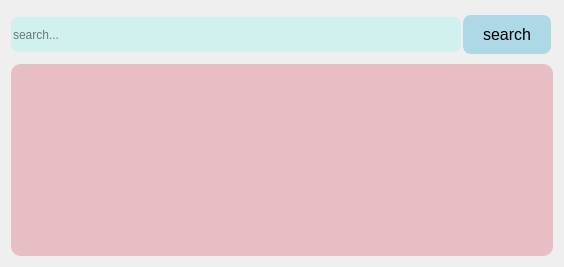
             <widget class="QWidget" name="tab_2">
              <attribute name="title">
               <string>working</string>
              </attribute>
              <layout class="QVBoxLayout" name="verticalLayout_3">
               <item>
                <layout class="QHBoxLayout" name="binsearchholder_4">
                 <property name="spacing">
                  <number>0</number>
                 </property>
                 <item>
                  <widget class="QLineEdit" name="doctorsavailablity_tabworking_searchentry">
                   <property name="minimumSize">
                    <size>
                     <width>450</width>
                     <height>35</height>
                    </size>
                   </property>
                   <property name="styleSheet">
                    <string notr="true">background-color: rgb(209, 241, 239);
border-radius: 7px</string>
                   </property>
                   <property name="text">
                    <string/>
                   </property>
                   <property name="placeholderText">
                    <string>search...</string>
                   </property>
                   <property name="clearButtonEnabled">
                    <bool>true</bool>
                   </property>
                  </widget>
                 </item>
                 <item>
                  <widget class="QPushButton" name="doctorsavailablity_tabworking_searchbutton">
                   <property name="cursor">
                    <cursorShape>PointingHandCursor</cursorShape>
                   </property>
                   <property name="styleSheet">
                    <string notr="true">QPushButton {
    background-color: lightblue; /* light blue background */
    color: black; /* black text */
    border: none;
    padding: 10px 20px; /* Padding for the button */
    font-size: 16px; /* Font size */
    margin: 4px 2px;
    border-radius: 8px; /* Rounded corners */
}

/* Optional: Change the button appearance on hover */
QPushButton:hover {
    background-color: rgb(93, 173, 229); /* Darker light blue on hover */
}

QPushButton:clicked {
	background-color: rgb(186, 235, 207):
}</string>
                   </property>
                   <property name="text">
                    <string>search</string>
                   </property>
                   <property name="checkable">
                    <bool>true</bool>
                   </property>
                   <property name="checked">
                    <bool>false</bool>
                   </property>
                   <property name="autoExclusive">
                    <bool>true</bool>
                   </property>
                  </widget>
                 </item>
                </layout>
               </item>
               <item>
                <widget class="QTableWidget" name="doctorsavailablity_tabworking_searchview">
                 <property name="styleSheet">
                  <string notr="true">background-color: rgb(230, 190, 196);
border-radius: 10px;gg</string>
                 </property>
                </widget>
               </item>
              </layout>
             </widget>
